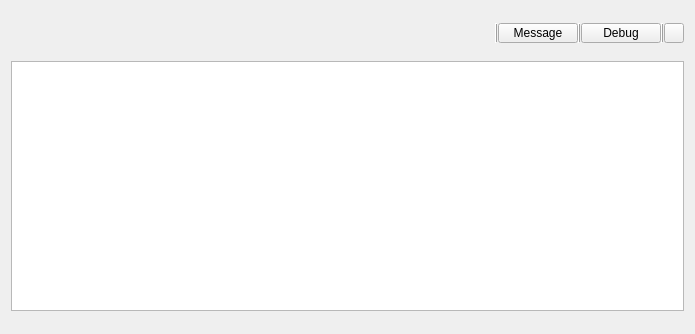
<?xml version="1.0" encoding="UTF-8"?>
<ui version="4.0">
 <class>MessageBox</class>
 <widget class="QWidget" name="MessageBox">
  <property name="geometry">
   <rect>
    <x>0</x>
    <y>0</y>
    <width>695</width>
    <height>334</height>
   </rect>
  </property>
  <property name="windowTitle">
   <string>Form</string>
  </property>
  <layout class="QVBoxLayout" name="verticalLayout">
   <item>
    <widget class="QWidget" name="widget" native="true">
     <property name="minimumSize">
      <size>
       <width>20</width>
       <height>20</height>
      </size>
     </property>
     <property name="maximumSize">
      <size>
       <width>16777215</width>
       <height>20</height>
      </size>
     </property>
     <property name="layoutDirection">
      <enum>Qt::RightToLeft</enum>
     </property>
     <layout class="QHBoxLayout" name="horizontalLayout">
      <property name="spacing">
       <number>0</number>
      </property>
      <property name="leftMargin">
       <number>0</number>
      </property>
      <property name="topMargin">
       <number>0</number>
      </property>
      <property name="rightMargin">
       <number>0</number>
      </property>
      <property name="bottomMargin">
       <number>0</number>
      </property>
      <item>
       <widget class="QPushButton" name="btn_message_status">
        <property name="minimumSize">
         <size>
          <width>20</width>
          <height>20</height>
         </size>
        </property>
        <property name="maximumSize">
         <size>
          <width>20</width>
          <height>20</height>
         </size>
        </property>
        <property name="layoutDirection">
         <enum>Qt::LeftToRight</enum>
        </property>
        <property name="text">
         <string/>
        </property>
       </widget>
      </item>
      <item>
       <widget class="Line" name="line_2">
        <property name="frameShadow">
         <enum>QFrame::Raised</enum>
        </property>
        <property name="orientation">
         <enum>Qt::Vertical</enum>
        </property>
       </widget>
      </item>
      <item>
       <widget class="QPushButton" name="btn_msg_debug">
        <property name="minimumSize">
         <size>
          <width>0</width>
          <height>20</height>
         </size>
        </property>
        <property name="maximumSize">
         <size>
          <width>16777215</width>
          <height>20</height>
         </size>
        </property>
        <property name="text">
         <string>Debug</string>
        </property>
       </widget>
      </item>
      <item>
       <widget class="Line" name="line_3">
        <property name="frameShadow">
         <enum>QFrame::Raised</enum>
        </property>
        <property name="orientation">
         <enum>Qt::Vertical</enum>
        </property>
       </widget>
      </item>
      <item>
       <widget class="QPushButton" name="btn_msg_message">
        <property name="text">
         <string>Message</string>
        </property>
       </widget>
      </item>
      <item>
       <widget class="Line" name="line_4">
        <property name="frameShadow">
         <enum>QFrame::Raised</enum>
        </property>
        <property name="orientation">
         <enum>Qt::Vertical</enum>
        </property>
       </widget>
      </item>
      <item>
       <spacer name="horizontalSpacer">
        <property name="orientation">
         <enum>Qt::Horizontal</enum>
        </property>
        <property name="sizeHint" stdset="0">
         <size>
          <width>777</width>
          <height>17</height>
         </size>
        </property>
       </spacer>
      </item>
     </layout>
    </widget>
   </item>
   <item>
    <widget class="QWidget" name="widget_message" native="true">
     <property name="enabled">
      <bool>true</bool>
     </property>
     <property name="sizePolicy">
      <sizepolicy hsizetype="Ignored" vsizetype="Ignored">
       <horstretch>0</horstretch>
       <verstretch>50</verstretch>
      </sizepolicy>
     </property>
     <property name="minimumSize">
      <size>
       <width>0</width>
       <height>0</height>
      </size>
     </property>
     <property name="maximumSize">
      <size>
       <width>16777215</width>
       <height>250</height>
      </size>
     </property>
     <property name="baseSize">
      <size>
       <width>0</width>
       <height>0</height>
      </size>
     </property>
     <layout class="QVBoxLayout" name="verticalLayout_2">
      <property name="spacing">
       <number>0</number>
      </property>
      <property name="leftMargin">
       <number>0</number>
      </property>
      <property name="topMargin">
       <number>0</number>
      </property>
      <property name="rightMargin">
       <number>0</number>
      </property>
      <property name="bottomMargin">
       <number>0</number>
      </property>
      <item>
       <widget class="QStackedWidget" name="stackedWidget">
        <property name="lineWidth">
         <number>0</number>
        </property>
        <widget class="QWidget" name="page_msg_debug">
         <layout class="QVBoxLayout" name="verticalLayout_3">
          <property name="spacing">
           <number>0</number>
          </property>
          <property name="leftMargin">
           <number>0</number>
          </property>
          <property name="topMargin">
           <number>0</number>
          </property>
          <property name="rightMargin">
           <number>0</number>
          </property>
          <property name="bottomMargin">
           <number>0</number>
          </property>
          <item>
           <widget class="QListView" name="listView_debug"/>
          </item>
         </layout>
        </widget>
        <widget class="QWidget" name="page_msg_message">
         <layout class="QVBoxLayout" name="verticalLayout_4">
          <property name="spacing">
           <number>0</number>
          </property>
          <property name="leftMargin">
           <number>0</number>
          </property>
          <property name="topMargin">
           <number>0</number>
          </property>
          <property name="rightMargin">
           <number>0</number>
          </property>
          <property name="bottomMargin">
           <number>0</number>
          </property>
          <item>
           <widget class="QListView" name="listView_message"/>
          </item>
         </layout>
        </widget>
       </widget>
      </item>
     </layout>
    </widget>
   </item>
  </layout>
 </widget>
 <resources/>
 <connections/>
</ui>
